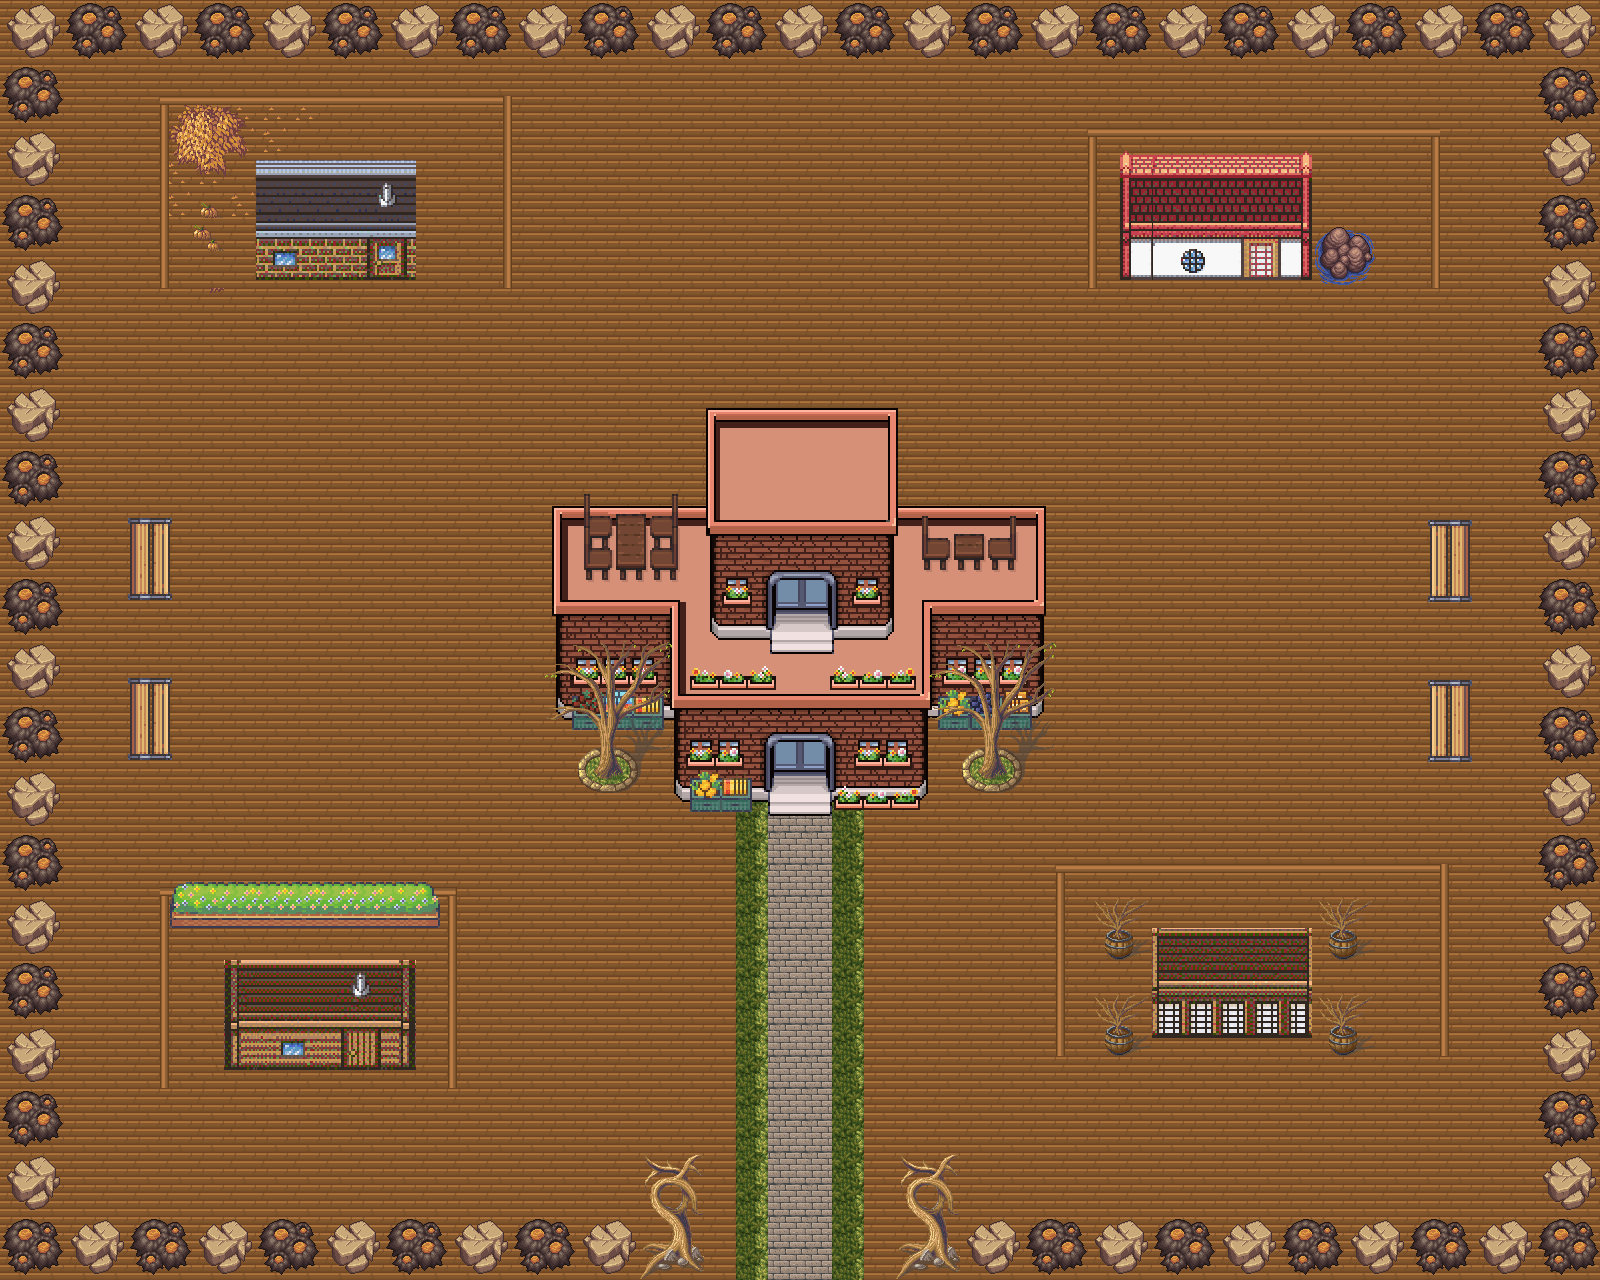

Tiled map render using the project's own tile images. Description and the map definition, with tile-layer contents summarised, below:
An orthogonal 50x40 tile map with 32x32 px tiles, 5 tile layers (floor, wall, trees, deco, ...), 5 tilesets.

<map version="1.10" tiledversion="1.10.2" orientation="orthogonal" renderorder="right-down" width="50" height="40" tilewidth="32" tileheight="32" infinite="0" nextlayerid="9" nextobjectid="1">
 <editorsettings>
  <export target="level1.tmj" format="json" />
 </editorsettings>
 <tileset firstgid="1" name="magecity" tilewidth="32" tileheight="32" tilecount="360" columns="8">
  <image source="magecity.png" width="256" height="1450" />
 </tileset>
 <tileset firstgid="361" name="defimon2" tilewidth="32" tileheight="32" tilecount="2640" columns="44">
  <image source="defimon2.png" width="1408" height="1920" />
 </tileset>
 <tileset firstgid="3001" name="tuxmon-32x32" tilewidth="32" tileheight="32" tilecount="775" columns="25">
  <image source="tuxmon-32x32.png" width="816" height="1020" />
 </tileset>
 <tileset firstgid="3776" name="choco1" tilewidth="32" tileheight="32" tilecount="72" columns="8">
  <image source="choco1.png" width="256" height="304" />
 </tileset>
 <tileset firstgid="3848" name="choco2" tilewidth="32" tileheight="32" tilecount="72" columns="8">
  <image source="choco2.png" width="256" height="304" />
 </tileset>
 <layer id="4" name="floor" width="50" height="40">
  <data>[2000 cells, 2000 non-empty, 4 distinct tile ids]</data>
 </layer>
 <layer id="7" name="wall" width="50" height="40">
  <data>[2000 cells, 324 non-empty, 8 distinct tile ids]</data>
 </layer>
 <layer id="1" name="trees" width="50" height="40">
  <data>[2000 cells, 366 non-empty, 266 distinct tile ids]</data>
 </layer>
 <layer id="5" name="deco" width="50" height="40">
  <data>[2000 cells, 246 non-empty, 53 distinct tile ids]</data>
 </layer>
 <layer id="8" name="plants" width="50" height="40">
  <data>[2000 cells, 28 non-empty, 19 distinct tile ids]</data>
 </layer>
</map>
